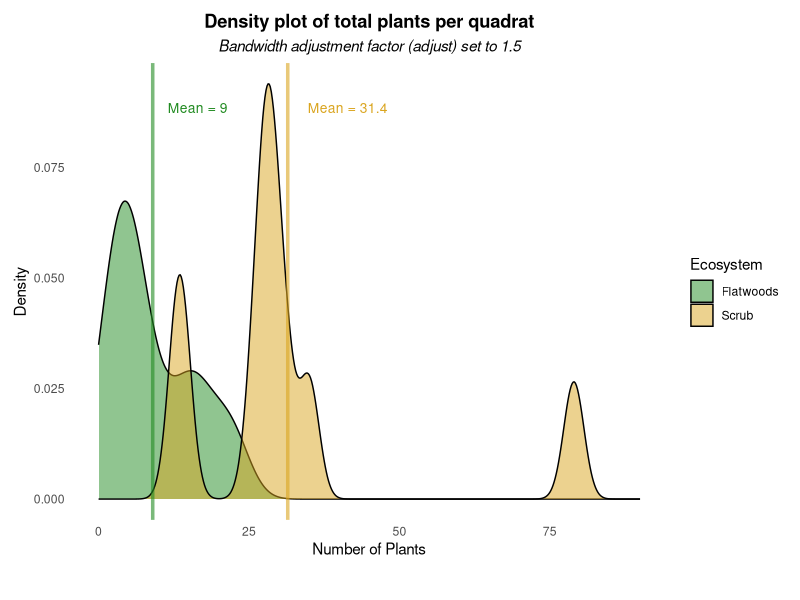
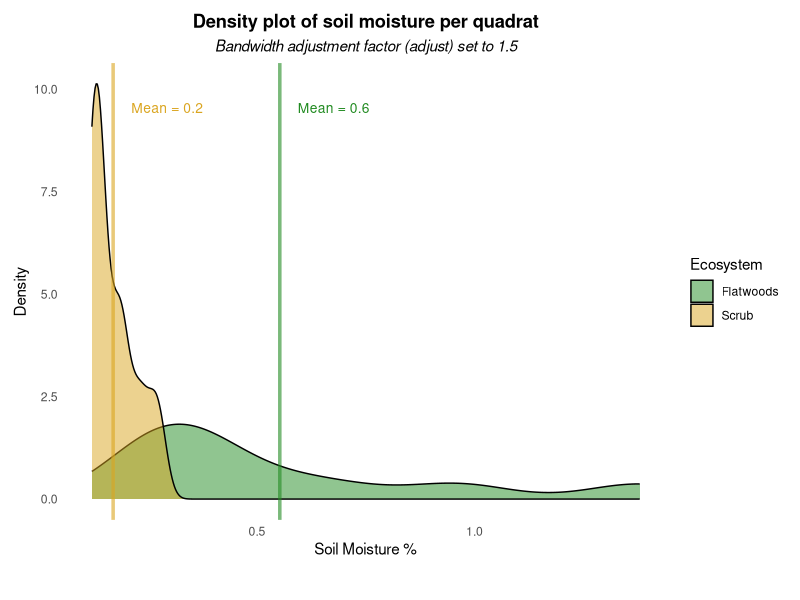
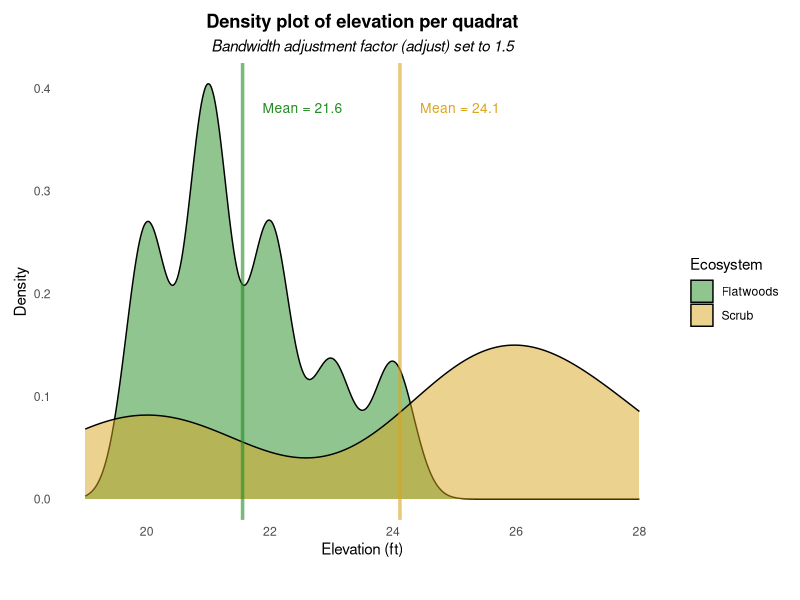
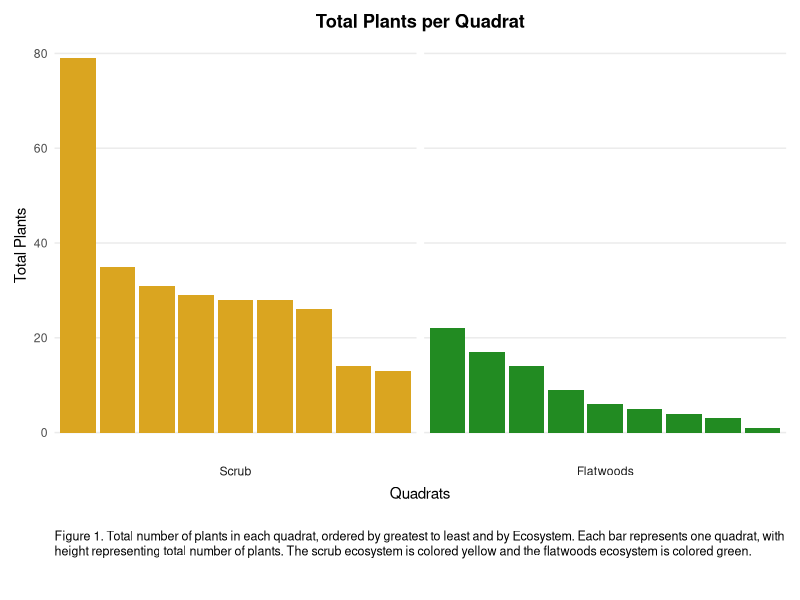
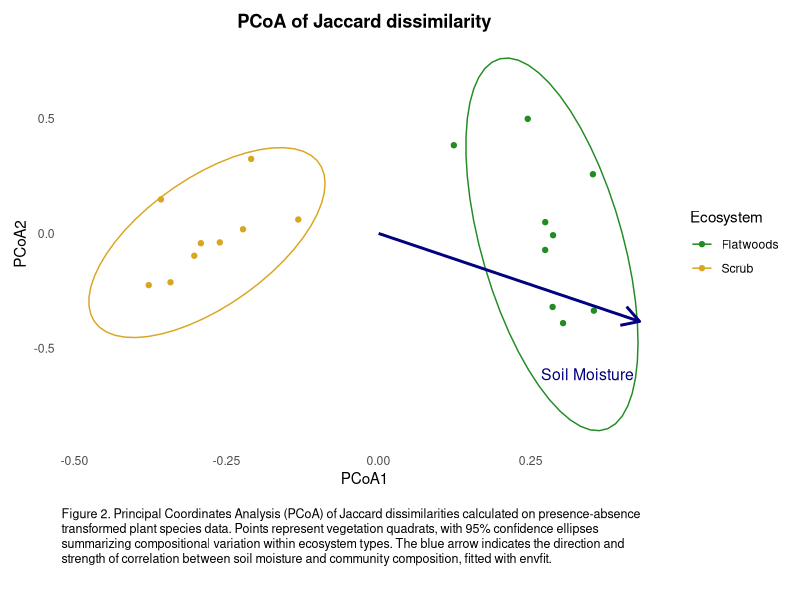
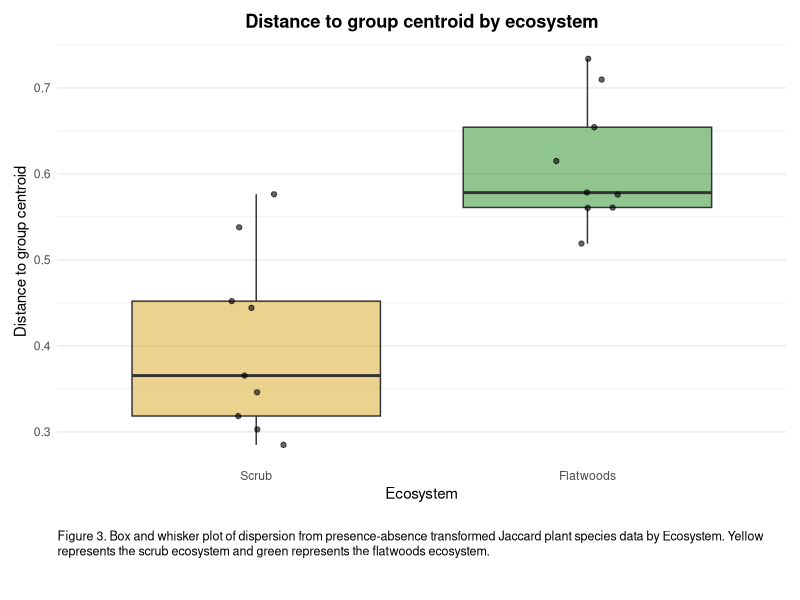
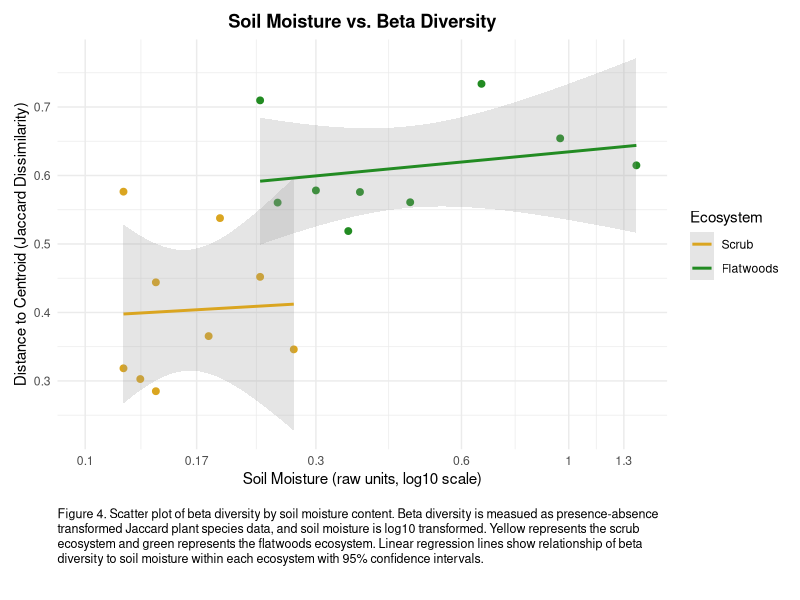

Generate these figures, in order, with R:
## ---- chunk 1
  library(tidyverse)
  library(dplyr)  
  library(vegan)
  library(ggplot2)
  library(forcats)
  library(ggtext)
  library(xfun)

  VegetationSurvey_Data <- read.csv("VegetationSurvey_Data.csv")
## ---- chunk 2
# Convert VegetationSurvey_Data from wide to long format
long_data <- VegetationSurvey_Data %>%
  # Convert to long format
  pivot_longer(
    cols = -c(1:5),
    names_to = "species",
    values_to = "n_plants") %>%
  # Replace NA with 0
    replace_na(list(n_plants = 0L)) %>%
  # Add total_plants column
    group_by(Quadrat_ID) %>%
    mutate(total_plants = sum(n_plants)) %>%
    ungroup()

# Convert VegetationSurvey_Data to species only
species.df <- VegetationSurvey_Data %>%
  select(,6:33) %>%
  replace(is.na(.), 0)
## ---- chunk 3
# Calculate means
mean_plants <- long_data %>%
  distinct(Quadrat_ID, Ecosystem, total_plants) %>%
  group_by(Ecosystem) %>%
  summarise(mean_plants = mean(total_plants), label = paste0("Mean = ", round(mean_plants, 1)))

ggplot(long_data, aes(total_plants, fill = Ecosystem)) +
  geom_density(alpha = 0.5, adjust = 1.5) +
  # Mean lines
  geom_vline(
    data = mean_plants,
    aes(xintercept = mean_plants, color = Ecosystem),
    linewidth = 1.2,
    alpha = 0.6,
    show.legend = FALSE
  ) +
  # Mean labels
  geom_text(
    data = mean_plants,
    aes(x = mean_plants, y = Inf, label = label, color = Ecosystem),
    angle = 0,
    vjust = 5,
    hjust = -.25,
    size = 3.5,
    show.legend = FALSE
  ) +
  theme_minimal() +
  xlim(0,90) +
  scale_fill_manual(values = c("Scrub" = "goldenrod",
                               "Flatwoods" = "forestgreen"))+
  scale_color_manual(values = c("Scrub" = "goldenrod",
                               "Flatwoods" = "forestgreen"))+
  labs(title = "Density plot of total plants per quadrat",
       subtitle = "Bandwidth adjustment factor (adjust) set to 1.5",
       y = "Density", 
       x = "Number of Plants") +
   theme(panel.grid = element_blank(),
        plot.margin = margin(10,10,30,10),
        plot.title = element_text(hjust = 0.5, face = "bold"),
        plot.subtitle = element_text(hjust = 0.5, face = "italic"))
## ---- chunk 4
# Calculate means
mean_soilmoisture <- long_data %>%
  distinct(Quadrat_ID, Ecosystem, Soil_Moisture) %>%
  group_by(Ecosystem) %>%
  summarise(mean_soilmoisture = mean(Soil_Moisture), label = paste0("Mean = ", round(mean_soilmoisture, 1)))


ggplot(long_data, aes(Soil_Moisture, fill = Ecosystem)) +
  geom_density(alpha = 0.5, adjust = 1.5) +
  # Mean lines
  geom_vline(
    data = mean_soilmoisture,
    aes(xintercept = mean_soilmoisture, color = Ecosystem),
    linewidth = 1.2,
    alpha = 0.6,
    show.legend = FALSE
  ) +
  # Mean labels
  geom_text(
    data = mean_soilmoisture,
    aes(x = mean_soilmoisture, y = Inf, label = label, color = Ecosystem),
    angle = 0,
    vjust = 5,
    hjust = -.25,
    size = 3.5,
    show.legend = FALSE
  ) +
  theme_minimal() +
  scale_fill_manual(values = c("Scrub" = "goldenrod",
                               "Flatwoods" = "forestgreen"))+
  scale_color_manual(values = c("Scrub" = "goldenrod",
                               "Flatwoods" = "forestgreen"))+
  labs(title = "Density plot of soil moisture per quadrat",
       subtitle = "Bandwidth adjustment factor (adjust) set to 1.5",
       y = "Density", 
       x = "Soil Moisture %") +
  theme(panel.grid = element_blank(),
        plot.margin = margin(10,10,30,10),
        plot.title = element_text(hjust = 0.5, face = "bold"),
        plot.subtitle = element_text(hjust = 0.5, face = "italic"))
## ---- chunk 5
# Calculate means
mean_elevation <- long_data %>%
  distinct(Quadrat_ID, Ecosystem, Elevation) %>%
  group_by(Ecosystem) %>%
  summarise(mean_elevation = mean(Elevation), label = paste0("Mean = ", round(mean_elevation, 1)))

ggplot(long_data, aes(Elevation, fill = Ecosystem)) +
  geom_density(alpha = 0.5, adjust = 1.5) +
  # Mean lines
  geom_vline(
    data = mean_elevation,
    aes(xintercept = mean_elevation, color = Ecosystem),
    linewidth = 1.2,
    alpha = 0.6,
    show.legend = FALSE
  ) +
  # Mean labels
  geom_text(
    data = mean_elevation,
    aes(x = mean_elevation, y = Inf, label = label, color = Ecosystem),
    angle = 0,
    vjust = 5,
    hjust = -.25,
    size = 3.5,
    show.legend = FALSE
  ) +
  theme_minimal() +
  scale_fill_manual(values = c("Scrub" = "goldenrod",
                               "Flatwoods" = "forestgreen"))+
  scale_color_manual(values = c("Scrub" = "goldenrod",
                               "Flatwoods" = "forestgreen"))+
  labs(title = "Density plot of elevation per quadrat",
       subtitle = "Bandwidth adjustment factor (adjust) set to 1.5",
       y = "Density", 
       x = "Elevation (ft)") +
  theme(panel.grid = element_blank(),
        plot.margin = margin(10,10,30,10),
        plot.title = element_text(hjust = 0.5, face = "bold"),
        plot.subtitle = element_text(hjust = 0.5, face = "italic"))
## ---- chunk 6
# Group by quadrats and calculate total plants in each quadrat
long_data <- long_data %>%
  group_by(Ecosystem, Quadrat_ID, Soil_Moisture) %>%
  # Add a total_plants column that is the sum of all plants in that Quadrat ID
  mutate(total_plants = sum(n_plants, na.rm = TRUE)) %>%
  ungroup() 
# Print a summary table
total_plants_summary <- long_data %>%
  select(Ecosystem, Quadrat_ID, total_plants, Soil_Moisture) %>%
  distinct()

# Convert Quadrats to factor
total_plants_summary <- total_plants_summary %>%
  mutate(Quadrat_ID = as.factor(Quadrat_ID),
         Quadrat_ID = fct_reorder2(Quadrat_ID, Ecosystem, total_plants))

# Swap order of Ecosystems
total_plants_summary$Ecosystem <- factor(
  total_plants_summary$Ecosystem, levels = c("Scrub", "Flatwoods")
)

# ggplot of total plants per quadrat, ordered by quadrat and ecosystem
ggplot(total_plants_summary, aes(x = Quadrat_ID, total_plants, fill = Ecosystem)) +
  geom_col(show.legend = FALSE) +
  facet_wrap(~ Ecosystem, scales = "free_x", strip.position = "bottom") +
  theme_minimal() +
  scale_fill_manual(values = c("Scrub" = "goldenrod",
                                "Flatwoods" = "forestgreen"))+
  labs(title = "Total Plants per Quadrat",
       y = "Total Plants", 
       x = "Quadrats",
       caption = "Figure 1. Total number of plants in each quadrat, ordered by greatest to least and by Ecosystem. Each bar represents one quadrat, with height representing total number of plants. The scrub ecosystem is colored yellow and the flatwoods ecosystem is colored green.") +
  theme(axis.ticks.x = element_blank(), 
        axis.text.x = element_blank(),
        panel.grid.major.x = element_blank(),
        panel.grid.minor.x = element_blank(),
        panel.grid.minor.y = element_blank(),
        plot.margin = margin(10,10,30,10),
        plot.title = element_text(hjust = 0.5, face = "bold"), # Centered, bold title
        strip.placement = "outisde",
        plot.caption = ggtext::element_textbox_simple(
          size = 9,
          width = unit(1, "npc"),
          margin = margin(t = 20)
        )
  )
## ---- chunk 7
# Presence-absence transform
  pa <- decostand(species.df, method = "pa")

# Jaccard distance on presence-absence data
  dist_jaccard <- vegdist(pa, method = "jaccard")
  
# PCoA
  pcoa_res <- cmdscale(dist_jaccard, eig = TRUE, k = 2)

# PCoA points
  pco <- as.data.frame(pcoa_res$points)
  colnames(pco) <- c("PCoA1", "PCoA2")  

# Convert VegetationSurvey_Data to ecosystem and soil moisture and add PCoA points
  PCoA.df <- VegetationSurvey_Data %>%
            select(Ecosystem, Soil_Moisture)
  PCoA.df <- cbind(PCoA.df, pco)

# Overlay envfit vectors
  fit <- envfit(pcoa_res, PCoA.df[2], perm = 999)
# Scale envfit vectors by correlation strength  
  arrow <- as.data.frame(fit$vectors$arrows * fit$vectors$r)

# Plot with ggplot2
 ggplot(PCoA.df, aes(PCoA1, PCoA2, color = Ecosystem)) +
    geom_point() +
    stat_ellipse(type = "t", level = 0.95) +
    # ADD ENVFIT ARROW
    geom_segment(data = arrow,
                 aes(x = 0, y = 0,
                     xend = Dim1,
                     yend = Dim2),
                 arrow = arrow(length = unit(0.5, "cm")),
                 color = "navy",
                 linewidth = 1) +
    geom_text(data = arrow,
              aes(x = Dim1*0.8, y = Dim2*1.6, 
                  label = "Soil Moisture"),
              color = "navy",
              size = 4) +
    theme_minimal() +
    scale_color_manual(values = c("Scrub" = "goldenrod",
                                  "Flatwoods" = "forestgreen")) +
    # Add titles
   labs(
     title = "PCoA of Jaccard dissimilarity",
     caption = "Figure 2. Principal Coordinates Analysis (PCoA) of Jaccard dissimilarities calculated on presence-absence transformed plant species data. Points represent vegetation quadrats, with 95% confidence ellipses summarizing compositional variation within ecosystem types. The blue arrow indicates the direction and strength of correlation between soil moisture and community composition, fitted with envfit."
   ) +
     theme(
      panel.grid = element_blank(),
      plot.title = element_text(hjust = 0.5, face = "bold"),
      plot.margin = margin(10,10,30,10),
      plot.caption = ggtext::element_textbox_simple(
          size = 9,
          width = unit(1, "npc"),
          margin = margin(t = 20)
        )
      )
## ---- chunk 8
# PERMANOVA
permanova <- adonis2(dist_jaccard ~ Ecosystem + Soil_Moisture + Elevation, VegetationSurvey_Data, by = "terms")
permanova

# Compute beta dispersion by ecosystem
disp <- betadisper(dist_jaccard, group = VegetationSurvey_Data$Ecosystem)

# Convert to a data frame for ggplot
disp_df <- as.data.frame(scores(disp, display = "sites"))
disp_df$Ecosystem <- VegetationSurvey_Data$Ecosystem

# Add distances
disp_df$Distance <- disp$distances

# Set factor
disp_df$Ecosystem <- factor(disp_df$Ecosystem,
                            levels = c("Scrub", "Flatwoods"))

# ggplot
ggplot(disp_df, aes(x = Ecosystem, y = Distance, fill = Ecosystem)) +
  geom_boxplot(alpha = 0.5, show.legend = FALSE) +
  geom_jitter(width = 0.1, alpha = 0.6, show.legend = FALSE) +
  labs(title = "Distance to group centroid by ecosystem",
       x = "Ecosystem",
       y = "Distance to group centroid",
       caption = "Figure 3. Box and whisker plot of dispersion from presence-absence transformed Jaccard plant species data by Ecosystem. Yellow represents the scrub ecosystem and green represents the flatwoods ecosystem."
         ) +
  theme_minimal() +
  scale_fill_manual(values = c("Scrub" = "goldenrod",
                                "Flatwoods" = "forestgreen")) +
  theme(
    plot.title = element_text(hjust = 0.5, face = "bold"),
    panel.grid.major.x = element_blank(),
    plot.margin = margin(10,10,30,10),
    plot.caption = ggtext::element_textbox_simple(
      size = 9,
      width = unit(1, "npc"),
      margin = margin(t = 20)
    )
  )
## ---- chunk 9
# Add soil moisture data to disp_df
disp_df$Soil_Moisture <- VegetationSurvey_Data$Soil_Moisture


# ggplot
ggplot(disp_df, aes(x = Soil_Moisture, y = Distance, color = Ecosystem)) +
  geom_point(size = 2, show.legend = FALSE) +
  geom_smooth(method = "lm", se = TRUE, alpha = 0.25) +
  scale_color_manual(values = c("Scrub" = "goldenrod",
                                "Flatwoods" = "forestgreen")) +
  scale_x_continuous(
    trans = "log10",
    breaks = c(0.1, 0.17, 0.3, 0.6, 1.0, 1.3),   # raw values
    labels = c(0.1, 0.17, 0.3, 0.6, 1.0, 1.3),   # raw labels
    limits = c(0.1, 1.4),
    name = "Soil Moisture (raw units, log10 scale)"
  ) +
  labs(
    title = "Soil Moisture vs. Beta Diversity",
    y = "Distance to Centroid (Jaccard Dissimilarity)",
    caption = "Figure 4. Scatter plot of beta diversity by soil moisture content. Beta diversity is measued as presence-absence transformed Jaccard plant species data, and soil moisture is log10 transformed. Yellow represents the scrub ecosystem and green represents the flatwoods ecosystem. Linear regression lines show relationship of beta diversity to soil moisture within each ecosystem with 95% confidence intervals."
  ) +
  theme_minimal() +
  theme(
    plot.title = element_text(hjust = 0.5, face = "bold"),
    plot.margin = margin(10,10,30,10),
    plot.caption = ggtext::element_textbox_simple(
      size = 9,
      width = unit(1, "npc"),
      margin = margin(t = 20)
    )
  )

model_interaction <- lm(Distance ~ log10(Soil_Moisture) * Ecosystem, data = disp_df)
summary(model_interaction)
